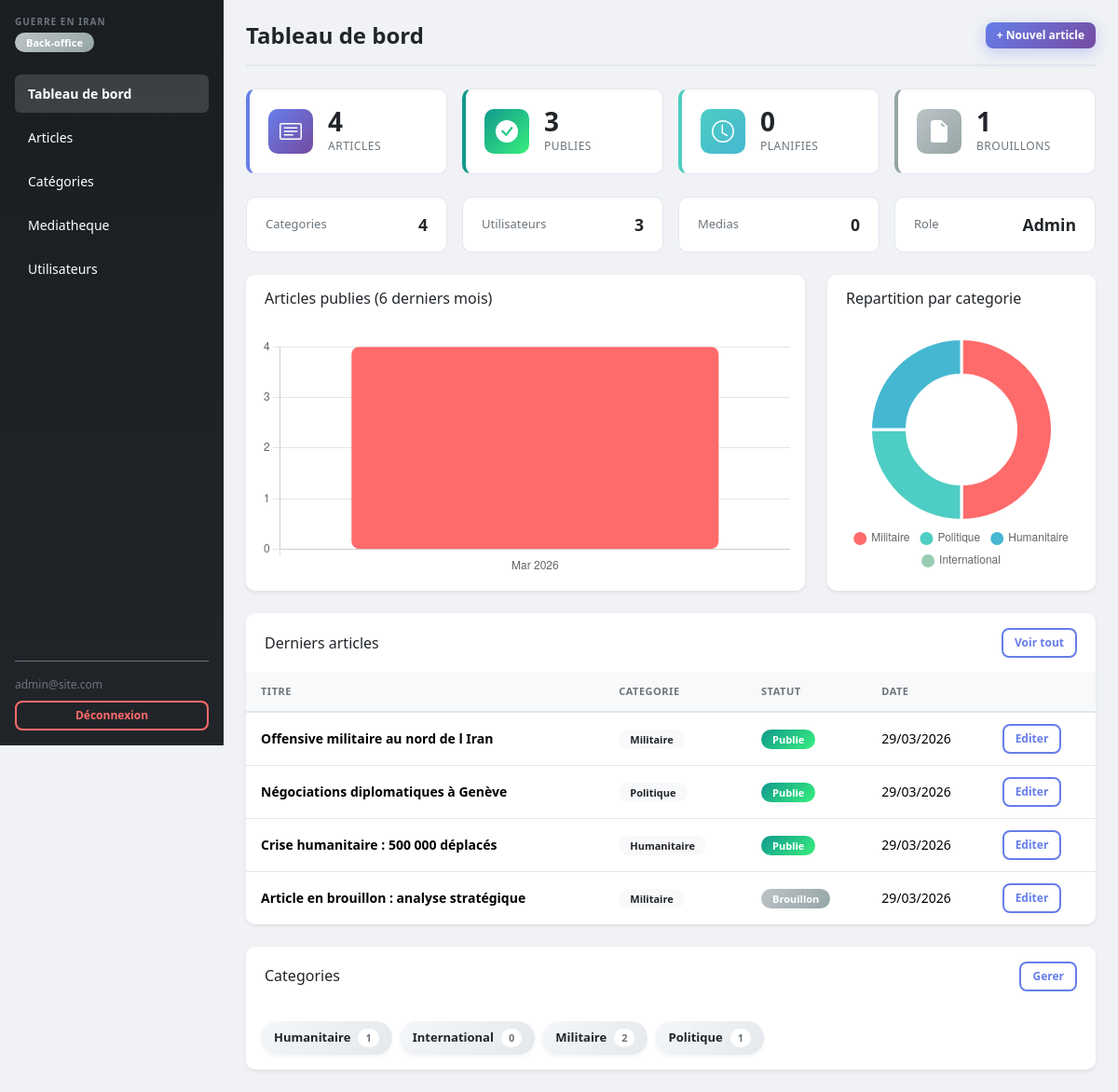
The app's page /backoffice/src/dashboard.php (signed in), older data.
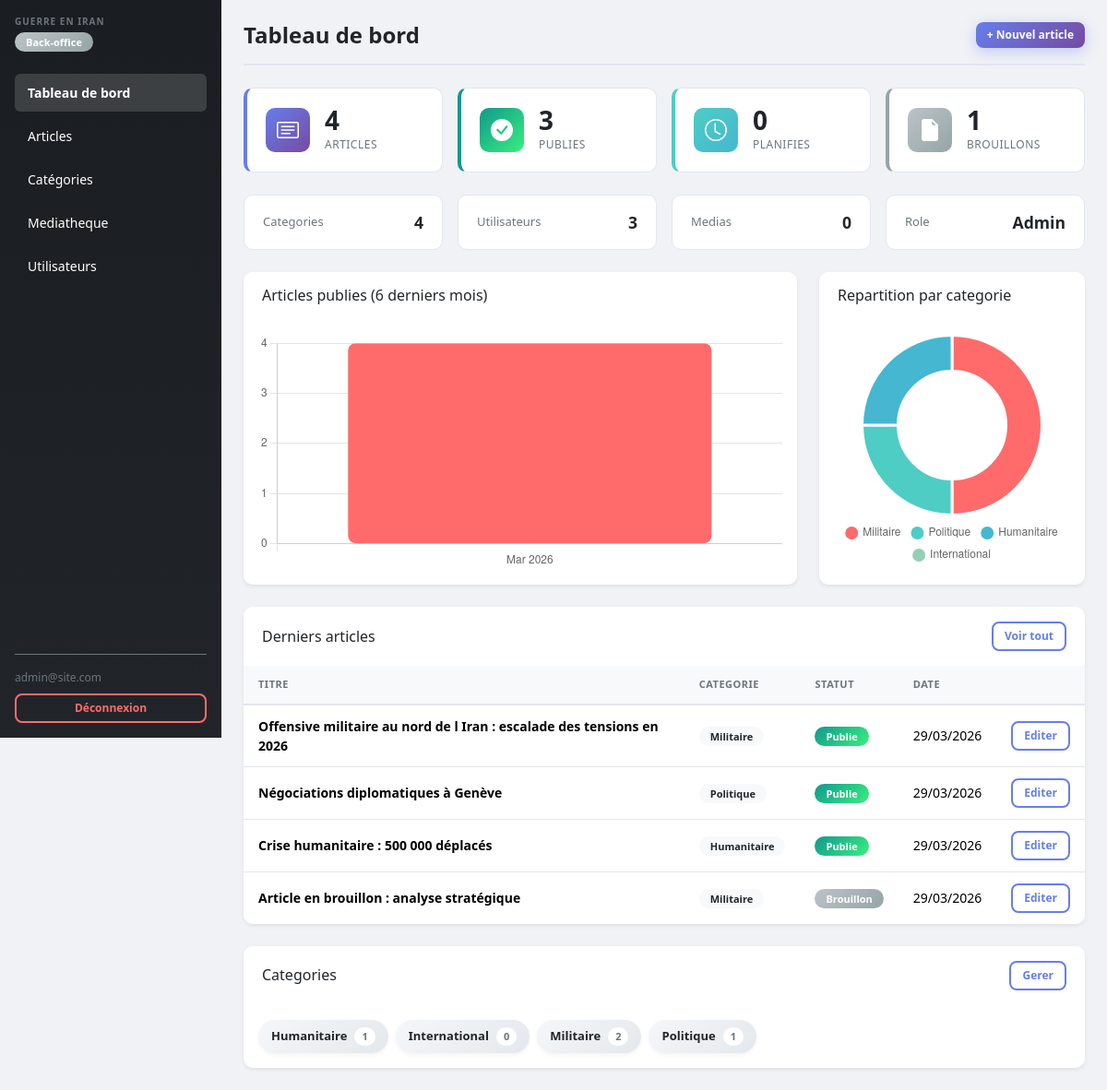
The same page, newer data.
### tables this page shows
CREATE TABLE IF NOT EXISTS articles (
  id               INT AUTO_INCREMENT PRIMARY KEY,
  titre            VARCHAR(255) NOT NULL,
  slug             VARCHAR(255) UNIQUE NOT NULL,
  contenu          LONGTEXT,
  resume           TEXT,
  image            VARCHAR(255),
  alt_image        VARCHAR(255),
  date_publication DATETIME DEFAULT CURRENT_TIMESTAMP,
  statut           ENUM('publie','brouillon','planifie') DEFAULT 'brouillon',
  categorie_id     INT,
  user_id          INT,
  created_at       DATETIME DEFAULT CURRENT_TIMESTAMP,
  updated_at       DATETIME DEFAULT CURRENT_TIMESTAMP ON UPDATE CURRENT_TIMESTAMP,
  FOREIGN KEY (categorie_id) REFERENCES categories(id) ON DELETE SET NULL,
  FOREIGN KEY (user_id)      REFERENCES users(id)      ON DELETE SET NULL
);

CREATE TABLE IF NOT EXISTS categories (
  id          INT AUTO_INCREMENT PRIMARY KEY,
  nom         VARCHAR(100) NOT NULL,
  slug        VARCHAR(100) UNIQUE NOT NULL,
  description TEXT
);

### backoffice/src/includes/db.php (called while the page is built, shortened)
<?php
$host = $_ENV['DB_HOST'] ?? $_SERVER['DB_HOST'] ?? getenv('DB_HOST') ?: 'db';
$db   = $_ENV['DB_NAME'] ?? $_SERVER['DB_NAME'] ?? getenv('DB_NAME') ?: 'guerre_iran';
$user = $_ENV['DB_USER'] ?? $_SERVER['DB_USER'] ?? getenv('DB_USER') ?: 'user';
$pass = $_ENV['DB_PASS'] ?? $_SERVER['DB_PASS'] ?? getenv('DB_PASS') ?: 'password';
try {
    $pdo = new PDO(
        "mysql:host=$host;dbname=$db;charset=utf8mb4",
        $user, $pass,
        [
            PDO::ATTR_ERRMODE            => PDO::ERRMODE_EXCEPTION,
            PDO::ATTR_DEFAULT_FETCH_MODE => PDO::FETCH_ASSOC,
            PDO::ATTR_EMULATE_PREPARES   => false,
        ]
    );
} catch (PDOException $e) {
    die('Connexion BDD echouee : ' . $e->getMessage());
}
function getArticles(): array {
    global $pdo;
    return $pdo->query(
        "SELECT a.*, c.nom AS categorie, u.email AS auteur
         FROM articles a
         LEFT JOIN categories c ON a.categorie_id = c.id
         LEFT JOIN users      u ON a.user_id      = u.id
         ORDER BY a.date_publication DESC"
    )->fetchAll();
}
function getArticlesByMonth(): array {
    global $pdo;
    $sql = "SELECT DATE_FORMAT(date_publication, '%Y-%m') AS mois, COUNT(*) AS nb
            FROM articles
            WHERE date_publication >= DATE_SUB(NOW(), INTERVAL 6 MONTH)
            GROUP BY mois
            ORDER BY mois ASC";
    return $pdo->query($sql)->fetchAll();
}
function getArticlesByCategory(): array {
    global $pdo;
    $sql = "SELECT c.nom, COUNT(a.id) AS nb
            FROM categories c
            LEFT JOIN articles a ON a.categorie_id = c.id
            GROUP BY c.id, c.nom
            ORDER BY nb DESC";
    return $pdo->query($sql)->fetchAll();
}

### backoffice/src/dashboard.php (the view, shortened to what the changed rows need)
<?php
require_once 'includes/db.php';
$articles  = array_slice(getArticles(), 0, 5);
$byMonth   = getArticlesByMonth();
$byCat     = getArticlesByCategory();
require 'includes/nav.php';
?>
<div class="page-header">
    <h1>Tableau de bord</h1>
</div>
<div class="row g-4 mb-4">
    <div class="col-lg-8">
        <div class="card border-0 shadow-sm h-100">
            <div class="card-header bg-white border-0">
                <h2 class="h6 mb-0">Articles publies (6 derniers mois)</h2>
            </div>
        </div>
    </div>
    <div class="col-lg-4">
        <div class="card border-0 shadow-sm h-100">
            <div class="card-header bg-white border-0">
                <h2 class="h6 mb-0">Repartition par categorie</h2>
            </div>
        </div>
    </div>
</div>
<div class="card border-0 shadow-sm mb-4">
    <div class="card-header bg-white d-flex justify-content-between align-items-center border-0">
        <h2 class="h6 mb-0">Derniers articles</h2>
    </div>
    <div class="card-body p-0">
        <table class="table table-hover mb-0">
            <thead>
                <tr>
                    <th>Titre</th>
                    <th>Categorie</th>
                    <th>Statut</th>
                    <th>Date</th>
                    <th></th>
                </tr>
            </thead>
            <tbody>
            <?php if (empty($articles)): ?>
                <tr><td colspan="5" class="text-center text-secondary py-4">Aucun article</td></tr>
            <?php else: ?>
                <?php foreach ($articles as $a): ?>
                <tr>
                    <td><strong><?= htmlspecialchars($a['titre']) ?></strong></td>
                    <td><span class="badge bg-light text-dark"><?= htmlspecialchars($a['categorie'] ?? '—') ?></span></td>
                    <td>
                        <?php if ($a['statut'] === 'publie'): ?>
                            <span class="badge bg-success">Publie</span>
                        <?php elseif ($a['statut'] === 'planifie'): ?>
                            <span class="badge bg-info">Planifie</span>
                        <?php else: ?>
                            <span class="badge bg-secondary">Brouillon</span>
                        <?php endif; ?>
                    </td>
                    <td><?= date('d/m/Y', strtotime($a['date_publication'])) ?></td>
                    <td><a href="/admin/articles/edit.php?id=<?= $a['id'] ?>" class="btn btn-sm btn-outline-dark">Editer</a></td>
                </tr>
                <?php endforeach; ?>
            <?php endif; ?>
            </tbody>
        </table>
    </div>
</div>
<div class="card border-0 shadow-sm">
    <div class="card-header bg-white d-flex justify-content-between align-items-center border-0">
        <h2 class="h6 mb-0">Categories</h2>
    </div>
</div>
<script>
// Donnees pour le graphique par mois
const moisLabels = <?= json_encode(array_map(function($m) {
    $date = DateTime::createFromFormat('Y-m', $m['mois']);
    return $date ? $date->format('M Y') : $m['mois'];
}, $byMonth)) ?>;
const moisData = <?= json_encode(array_map('intval', array_column($byMonth, 'nb'))) ?>;
// Graphique articles par mois
const ctx1 = document.getElementById('chartArticlesMois');
const gradient = ctx1.getContext('2d').createLinearGradient(0, 0, 0, 300);
gradient.addColorStop(0, '#667eea');
gradient.addColorStop(1, '#764ba2');
new Chart(ctx1, {
    type: 'bar',
    data: {
        labels: moisLabels.length ? moisLabels : ['Aucune donnee'],
        datasets: [{
            label: 'Articles',
            data: moisData.length ? moisData : [0],
            backgroundColor: [
                '#FF6B6B',
                '#4ECDC4',
                '#45B7D1',
                '#96CEB4',
                '#FFEAA7',
                '#DDA0DD'
            ],
            borderRadius: 8,
            borderSkipped: false,
        }]
    },
    options: {
        responsive: true,
        maintainAspectRatio: false,
        plugins: { legend: { display: false } },
        scales: {
            y: { beginAtZero: true, ticks: { stepSize: 1 } }
        }
    }
});
// Donnees pour le graphique par categorie
const catLabels = <?= json_encode(array_column($byCat, 'nom')) ?>;
const catData = <?= json_encode(array_map('intval', array_column($byCat, 'nb'))) ?>;
const catColors = [
    '#FF6B6B',  // Rouge corail
    '#4ECDC4',  // Turquoise
    '#45B7D1',  // Bleu ciel
    '#96CEB4',  // Vert menthe
    '#FFEAA7',  // Jaune pastel
    '#DDA0DD',  // Rose plum
    '#FF8C42',  // Orange
    '#98D8C8'   // Vert eau
];
// Graphique categories
new Chart(document.getElementById('chartCategories'), {
    type: 'doughnut',
    data: {
        labels: catLabels,
        datasets: [{
            data: catData,
            backgroundColor: catColors.slice(0, catLabels.length),
            borderWidth: 3,
            borderColor: '#ffffff',
            hoverBorderWidth: 0,
            hoverOffset: 8
        }]
    },
    options: {
        responsive: true,
        maintainAspectRatio: true,
        cutout: '60%',
        plugins: {
            legend: {
                position: 'bottom',
                labels: {
                    boxWidth: 14,
                    padding: 12,
                    font: { size: 12, weight: '500' },
                    usePointStyle: true,
                    pointStyle: 'circle'
                }
            }
        }
    }
});
</script>
<?php require 'includes/footer.php'; ?>

Row changes from the older to the newer data that the page shows:
changed articles: titre "Offensive militaire au nord de l Iran" → "Offensive militaire au nord de l Iran : escalade des tensions en 2026"
